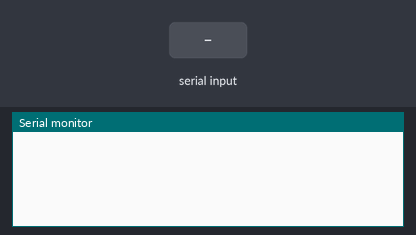
A sketch run on a simulated Arduino Mega 2560, built with avr-gcc and run on an emulated ATmega2560. Parts: the last lines printed to the serial monitor. The test bench sets the inputs (shaded band). The modem accepts every AT command (registered, SIM ready, sends succeed) and sends nothing else.

Above: at 0.8 s.
0.9 s: "1" received over the second serial link
At 3.2 s:
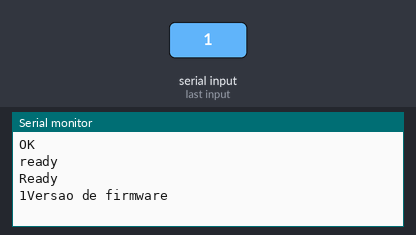
3.5 s: "0" received over the second serial link
At 4.4 s:
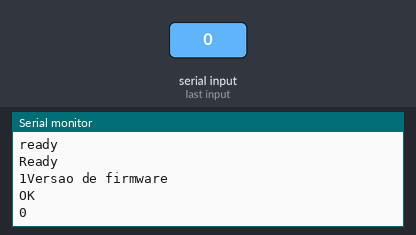
5.5 s: "2" received over the second serial link
At 7.1 s:
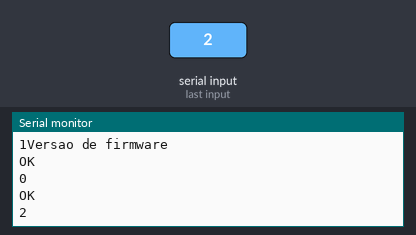

The sketch:

Teste.ino
```cpp
#include <SoftwareSerial.h>

//RX pino 2, TX pino 3
//SoftwareSerial Serial1(19, 18);

#define DEBUG true

void setup() {
  // Inicializa ambas as portas
  Serial.begin(9600);
  Serial1.begin(115200);


  sendData("AT+RST\r\n", 2000, DEBUG);


  //------------ inicio
  Serial.println("Versao de firmware");
  sendData("AT+GMR\r\n", 2000, DEBUG);
  sendData("AT+CIOBAUD=115200\r\n", 2000, DEBUG);


  sendData("AT+CWMODE=1\r\n", 2000, DEBUG);

 /* char login[]={'A','T','+','C','W','S','A','P','=','"','C','A','N','G','U','R','U','_','M','Ã','E','"',',','"','1','2','3','4','5','6','7','8','"',',','3',',','0','\r','\n'};

  sendData(login, 2000, DEBUG);
*/

  //char login2[]={'A','T','+','C','W','J','A','P','=','"','t','e','s','t','e','"',',','"','v','i','c','t','o','r','1','2','3','"','\r','\n'};
  //String login2 = "AT+CWJAP=\"teste\",\"victor123\"\r\n";
  //sendData(login2, 2000, DEBUG);

  String cmd1 = "AT+CWJAP=\"Clania\",\"A1B2C3D5E0\"\r\n";
 // sendData(cmd1, 2000, DEBUG);

  delay(5000);

  sendData("AT+CWLAPOPT=0,6\r\n", 2000, DEBUG);
  sendData("AT+CIPMUX=1\r\n", 2000, DEBUG);


  String cmd = "AT+CIPSTART=0,\"TCP\",\"104.41.45.141\",80\r\n";
  sendData(cmd, 2000, DEBUG);

  cmd ="GET /canguru/index.php?info=hello_from_arduino\r\n";
  String cmd2="AT+CIPSEND=0,";
  cmd2=cmd2+cmd.length()+"\r\n";
  sendData(cmd2, 2000, DEBUG);


  sendData(cmd, 5000, DEBUG);
  cmd ="Host: 104.41.45.141\r\n";
  sendData(cmd, 2000, DEBUG);


}

void loop() {
  // Ve se tem sinal na Serial1 e manda para a Serial
  /*
  if (Serial1.available()) {
    char inByte = Serial1.read();
    Serial.print(inByte);
  }

  // Analogamente, ve se tem sinal na Serial, e manda para Serial1
  if (Serial.available()) {
    char inByte = Serial.read();
    Serial1.write(inByte);
    //Serial1.print("AT\r\n");
  }

  */


  //String cmd = "AT+CIPSTART=0,\"TCP\",\"104.41.45.141\",80\r\n";
  //sendData(cmd, 2000, DEBUG);
 // sendData("AT+CWLAP\r\n", 7000, DEBUG);

}


String sendData(String command, const int timeout, boolean debug)
{
  // Envio dos comandos AT para o modulo
  String response = "";
  Serial1.print(command);
  long int time = millis();
  while ( (time + timeout) > millis())
  {
    while (Serial1.available())
    {
      // The esp has data so display its output to the serial window
      char c = Serial1.read(); // read the next character.
      response += c;
    }
  }
  if (debug)
  {
    Serial.print(response);
  }
  return response;
}
```

Measured:
- after the input at 0.9 s, the serial monitor: prints a new line after 1.1 s (image 1)
- after the input at 3.5 s, the serial monitor: prints a new line after 0.51 s (image 2)
- after the input at 5.5 s, the serial monitor: prints a new line after 0.51 s (image 3)
